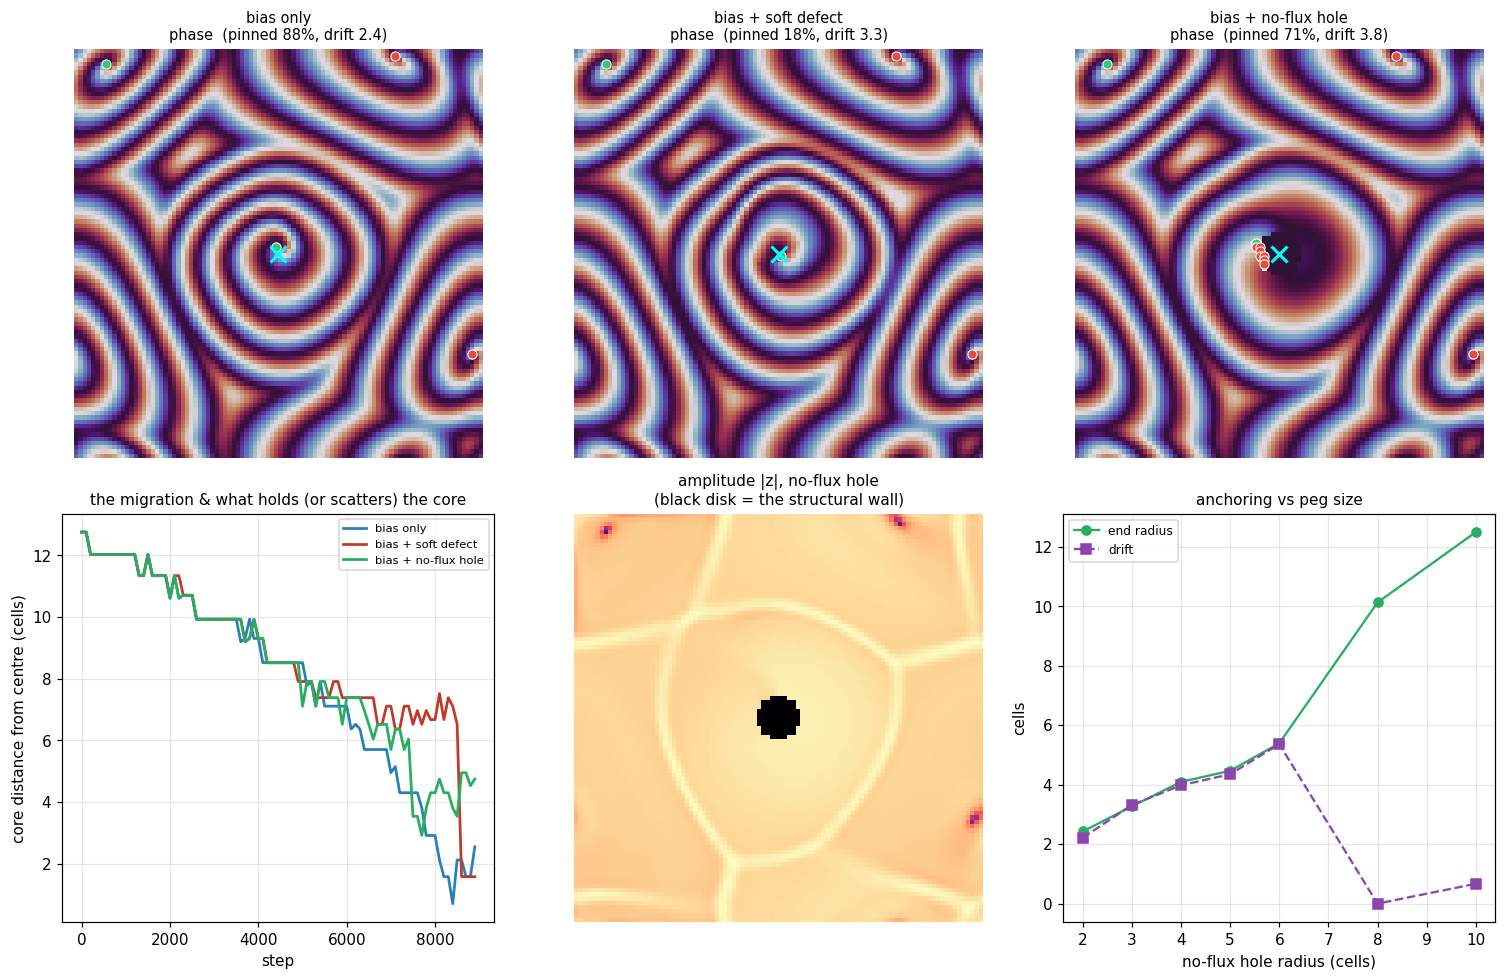

Write Python code to recreate this figure.
"""
whorl_hole.py — does the SSp-un "hole" pin the spiral, and if so, what KIND of hole?
====================================================================================
`the_whorl` showed the circular coupling bias alone pins a spiral at the centre
(88%), while a SOFT central defect (a lowered-gain disk) made it WORSE (18%) by
nucleating secondary defects. That left an honest open question, which is the one
Gemini posed: was that negative real, or an artifact of modelling the hole as a
soft active region?

This settles it by testing the OTHER kind of hole. Two physically distinct objects:
  - SOFT defect (void): a disk of reduced gain mu -- still an active medium, just
    weaker. The 'metabolic dip' reading of SSp-un.
  - TRUE no-flux hole (hole_r): the medium removed inside a disk, with zero flux
    across its rim (Neumann boundary). The 'structural wall' reading. This is the
    classic obstacle that PINS spiral waves in reaction-diffusion (cardiac scars,
    inexcitable obstacles; Davidenko, Pertsov, et al.).

Head to head, sigma=10, a single spiral seeded off-centre (~13 cells), tracked:
  - does the no-flux hole anchor the core (low radius, LOW DRIFT, no extra defects)?
  - or does it, like the soft defect, scatter it?

The verdict decides the architecture: if the no-flux wall anchors cleanly, SSp-un
as a STRUCTURAL boundary is a live hypothesis and the paper's pinning story holds
in mechanism; if even a clean wall fails to beat bias-alone, the circular wiring is
the sole pin and the hole is correlational tissue.

PerceptionLab / Antti Luode, with Claude (Opus 4.8). Helsinki, June 2026.
Do not hype. Do not lie. Just show.
"""
import sys
import numpy as np
import matplotlib; matplotlib.use("Agg")
import matplotlib.pyplot as plt
from whorl_field import run, list_cores, traj_radius


def measure(label, seeds, ctr, **kw):
    starts, ends, drifts, occ, ndefs = [], [], [], [], []
    rep_t = rep_r = rep_field = None
    for s in seeds:
        Z, traj = run(seed=s, **kw)
        t, r, cy, cx = traj_radius(traj, ctr)
        if len(r) < 5:
            continue
        m = max(len(r) // 5, 3)
        starts.append(r[0]); ends.append(r[-m:].mean())
        drifts.append(np.sqrt(np.var(cy[-m:]) + np.var(cx[-m:])))
        occ.append(float(np.mean(r[-m:] < 5.0)))
        ndefs.append(np.mean([h[4] for h in traj]))
        if rep_t is None:
            rep_t, rep_r, rep_field = t, r, Z
    return dict(label=label, start=np.mean(starts), end=np.mean(ends),
                drift=np.mean(drifts), occ=np.mean(occ), ndef=np.mean(ndefs),
                t=rep_t, r=rep_r, field=rep_field)


if __name__ == "__main__":
    quick = "--quick" in sys.argv
    n = 64 if quick else 96
    steps = 5000 if quick else 9000
    seeds = [1, 2, 3] if quick else [1, 2, 3, 4, 5]
    base = dict(n=n, steps=steps, rec_from=0, dt=0.05, b=0.5, c=-0.5, D=0.9,
                off_frac=0.14, sigma=10.0)
    ctr = (n - 1) / 2.0

    print("=" * 80)
    print("THE WHORL / hole physics — soft gain-defect vs TRUE no-flux structural hole")
    print(f"CGLE {n}x{n}, sigma=10, single off-centre spiral (~{0.14*n:.0f} cells), {len(seeds)} seeds")
    print("the question: does a structural (no-flux) hole ANCHOR the core where the")
    print("soft gain-defect SCATTERED it? a good anchor = low end r, LOW drift, few defects.")
    print("=" * 80)

    rows = [
        measure("bias only            (no hole)",   seeds, ctr, void=0.0,  hole_r=0, **base),
        measure("bias + soft defect   (mu dip)",    seeds, ctr, void=0.95, hole_r=0, void_r=5, **base),
        measure("bias + no-flux hole  (r=5 wall)",  seeds, ctr, void=0.0,  hole_r=5, **base),
    ]
    print(f"\n  {'condition':<34}{'start r':>9}{'end r':>9}{'drift':>8}{'pinned%':>9}{'#def':>7}")
    for r in rows:
        print(f"  {r['label']:<34}{r['start']:>9.1f}{r['end']:>9.1f}{r['drift']:>8.1f}"
              f"{100*r['occ']:>8.0f}%{r['ndef']:>7.1f}")

    print("\n  no-flux hole radius sweep (single seed): does an optimal peg size exist?")
    print(f"  {'hole_r':>8}{'end r':>9}{'drift':>8}{'#def':>7}")
    sweep = []
    for hr in [2, 3, 4, 5, 6, 8, 10]:
        Z, traj = run(seed=1, void=0.0, hole_r=hr, **base)
        t, r, cy, cx = traj_radius(traj, ctr)
        m = max(len(r) // 5, 3)
        endr = r[-m:].mean(); dr = np.sqrt(np.var(cy[-m:]) + np.var(cx[-m:]))
        nd = np.mean([h[4] for h in traj])
        sweep.append((hr, endr, dr, nd)); print(f"  {hr:>8d}{endr:>9.1f}{dr:>8.1f}{nd:>7.1f}")

    # ---------- figure ----------
    fig, ax = plt.subplots(2, 3, figsize=(13.8, 9))
    cols = ["#2980b9", "#c0392b", "#27ae60"]
    for k, r in enumerate(rows):
        Z = r["field"]
        ax[0, k].imshow(np.angle(Z), cmap="twilight"); ax[0, k].axis("off")
        ax[0, k].set_title(f"{r['label'].split('(')[0].strip()}\nphase  (pinned {100*r['occ']:.0f}%,"
                           f" drift {r['drift']:.1f})", fontsize=9.5)
        for (cy, cx, ch) in list_cores(Z):
            ax[0, k].plot(cx, cy, "o", ms=6,
                          mfc=("#2ecc71" if ch > 0 else "#e74c3c"), mec="white", mew=0.7)
        ax[0, k].plot(ctr, ctr, "x", color="cyan", ms=11, mew=2)

    for r, col in zip(rows, cols):
        if r["t"] is not None:
            ax[1, 0].plot(r["t"], r["r"], "-", color=col, lw=1.8,
                          label=r["label"].split("(")[0].strip())
    ax[1, 0].set_xlabel("step"); ax[1, 0].set_ylabel("core distance from centre (cells)")
    ax[1, 0].set_title("the migration & what holds (or scatters) the core", fontsize=10)
    ax[1, 0].legend(fontsize=7.5, loc="upper right"); ax[1, 0].grid(alpha=0.3)

    ax[1, 1].imshow(np.abs(rows[2]["field"]), cmap="magma"); ax[1, 1].axis("off")
    ax[1, 1].set_title("amplitude |z|, no-flux hole\n(black disk = the structural wall)", fontsize=10)

    hr = [s[0] for s in sweep]
    ax[1, 2].plot(hr, [s[1] for s in sweep], "o-", color="#27ae60", label="end radius")
    ax[1, 2].plot(hr, [s[2] for s in sweep], "s--", color="#8e44ad", label="drift")
    ax[1, 2].set_xlabel("no-flux hole radius (cells)"); ax[1, 2].set_ylabel("cells")
    ax[1, 2].set_title("anchoring vs peg size", fontsize=10)
    ax[1, 2].legend(fontsize=8); ax[1, 2].grid(alpha=0.3)

    plt.tight_layout(); plt.savefig("whorl_hole.png", dpi=110, bbox_inches="tight")
    print("\n  saved whorl_hole.png")
    print("=" * 80)
